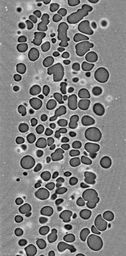
#> input picture ccf.tif, 126 x 256 px, shrunk from 363 x 738 before the run
$ jupyter execute --allow-errors Foam_Image_Treatment.ipynb
#> lines starting #> are read from the running program, lines starting #| are printed output that depends on the picture; after the words box and inside, x2 and y2 are one past the last pixel; in counts of white or black regions, pixels touching at a corner belong together
[cell 1]
# Image-based microstructure characterization of polymeric foam
# Section one : Image treatment and mesh generation
import numpy as np
import matplotlib.pyplot as plt
from matplotlib import cm
from scipy import ndimage
import os
import pandas as pd
from PIL import Image
from glob import glob

[cell 2]
# First Part : import CT image of polymeric foam
files = os.listdir("./")

if "ccf.tif" in files:
    print("Great, the file is found")
else:
    print("Sorry it is missing . Please retry !")

im = Image.open("ccf.tif")
#> im is the input picture: PIL image 126x256 L; min 0, max 252, mean 130.7

[cell 3]
## Part Two : Image treatment
# Step 1 Sve the image in to numpy array
PP=np.array(im)
fig = plt.figure("Gray scale foam image")
plt.imshow(PP, origin = "upper", cmap = cm.gray)
plt.colorbar()
plt.show()
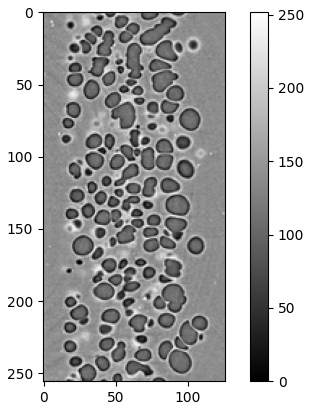
#> figure drawn by matplotlib, 2 panels

[cell 4]
## Step two : Otsu Thresholding of the image
from skimage import data
from skimage.filters import threshold_otsu
thresh = threshold_otsu(PP)
#> thresh = 115
binary = PP > thresh
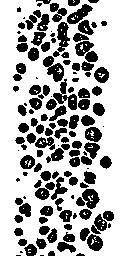
#> binary: shape (256, 126) bool; 70% white; 132 black regions (27 under 20 px), largest, box (x1, y1, x2, y2) and area: (53, 79, 77, 110) 292, (43, 56, 64, 82) 291, (75, 41, 98, 62) 278

fig, axes = plt.subplots(ncols=3, figsize=(20, 10))
ax = axes.ravel()
ax[0] = plt.subplot(1, 3, 1)
ax[1] = plt.subplot(1, 3, 2)
ax[2] = plt.subplot(1, 3, 3)

ax[0].imshow(PP, cmap=plt.cm.gray)
ax[0].set_title('Raw image')
ax[0].axis('off')

ax[1].hist(PP.ravel(), bins=256)
ax[1].set_title('Pixel Histogram')
ax[1].axvline(thresh, color='r')

ax[2].imshow(binary, cmap=plt.cm.gray)
ax[2].set_title('Binarized Image')
ax[2].axis('off')

plt.show()
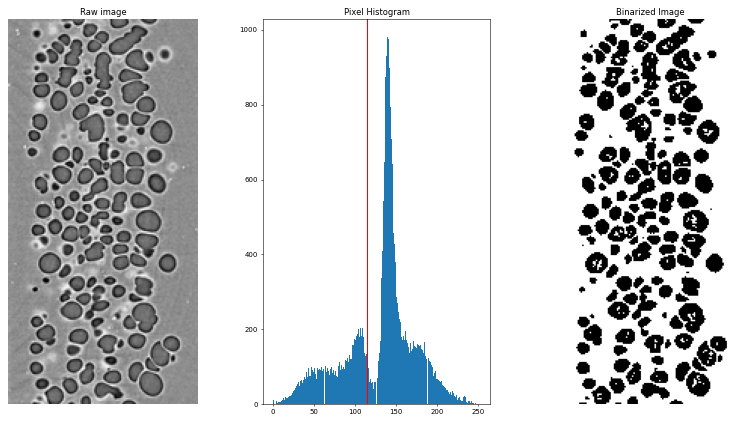
#> figure drawn by matplotlib, 3 panels; panel 2: tallest bar 980 high, from x = 138.8 to 139.8

[cell 5]
## Step Three : Image patching (fill holes and remove small spots)
from scipy import ndimage
from skimage.morphology import reconstruction
from skimage import morphology

filled = morphology.remove_small_objects(binary, 10000)
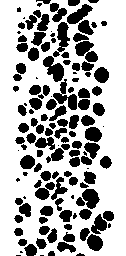
#> filled: shape (256, 126) bool; 69.1% white; 132 black regions (27 under 20 px), largest, box (x1, y1, x2, y2) and area: (43, 56, 64, 82) 309, (53, 79, 77, 110) 304, (75, 41, 98, 62) 298

fig, axes = plt.subplots(ncols=2, figsize=(10, 6))
ax = axes.ravel()
ax[0] = plt.subplot(1, 2, 1)
ax[1] = plt.subplot(1, 2, 2)

ax[0].imshow(binary, cmap=plt.cm.gray)
ax[0].set_title('Binary Image with holes')
ax[0].axis('off')

ax[1].imshow(filled,cmap=plt.cm.gray)
ax[1].set_title('Binary Image filled holes')
ax[1].axis('off')

plt.show()

[cell 6]
## Step Four : Pore size distribution

from scipy import ndimage

img = filled == 0

# 4 connected component
c=ndimage.generate_binary_structure(2,2)

# Label the pores
labels,n_labels = ndimage.label(img,structure = c)
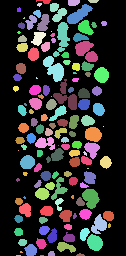
#> labels: shape (256, 126) int32; 133 distinct labels, from 0 to 132; one colour per label, 0 black
#> n_labels = 132

# Compute the size of each labeled pore
pore_size = ndimage.sum(img,labels,range(n_labels+1))[1:]
#> pore_size = 132 values, max 309 at index 28, min 1 at index 17, mean 75.58
n_bin = int(pore_size.max()-1000)
#> n_bin = -691


# Resolution of the image
pixel = 0.01 # 1 pixel = 0.01 mm
pore_size = pore_size*pixel**2
#> pore_size = 132 values, max 0.0309 at index 28, min 0.0001 at index 17, mean 0.00756

# Remove the pore with pixel size equal to 1
sz = (100*pixel**2, pore_size.max())
#> sz = (0.01, 0.0309)

# Generate the Histogram
his,bin_edge = np.histogram(pore_size,range = sz,bins = 20)
#> his = 20 values, max 7 at index 0, min 0 at index 3, mean 1.85; bin_edge = 21 values from 0.01 to 0.0309
interval = bin_edge[:-1]+bin_edge[1:]
#> interval = 20 values from 0.021 to 0.0608
x=0.5*interval
#> x = 20 values from 0.0105 to 0.0304
width = x[2] - x[1]
#> width = 0.00104

#Plot histogram
with plt.style.context('bmh'):
    plt.bar(x,his,width,color = 'b')
    plt.xlabel('Pore size (mm$^{2}$)')
    plt.ylabel('Number of Pores')
    plt.grid(False)
    plt.show()
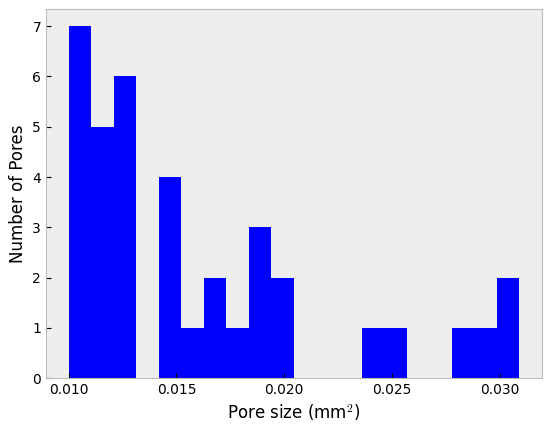
#> figure drawn by matplotlib, 1 panel; tallest bar 7 high, from x = 0.01 to 0.011


# Save the data
#> (the rest of this cell did not finish here and is left out)

[cell 7]
## Step five : Mesh generation based on Images
# Save image slices into 3d array
import glob
from PIL import Image

file_list = glob.glob('E:/Codes/CCF/' + '*.tif') # Please specify your file path
print(len(file_list))
foam_vol = []
for i in range(len(file_list)):
    img_foam = Image.open(file_list[i])
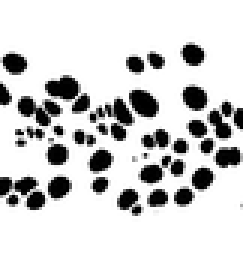
#> input picture CCF/CCF000.tif, 81 x 87 px, shrunk from 233 x 250 before the run (shown 3 times larger)
#> img_foam is the input picture: PIL image 81x87 RGB; min 0, max 255, mean 208.8
    numpydata = np.asarray(img_foam).astype(int)
    foam_vol.append(numpydata)

np.save("foam_all.npy", foam_vol)

[cell 8]
# 2D mesh generation
from nanomesh import Image
from nanomesh.data import nanopores3d
from nanomesh import Mesher2D

data = np.load('foam_all.npy')

#> (the rest of this cell did not finish here and is left out)

[cell 9]
### 3D mesh generation
from nanomesh import Image
from nanomesh.data import nanopores3d
from nanomesh import Mesher

data = np.load('foam_all.npy')

#> (the rest of this cell did not finish here and is left out)

[cell 10]
## Step six ： Constitutive equation calibration
# Non-linear curve fitting - Hyperelastic Constitutive Function : Neo-Hookean, Mooney Rivlin, Yeoh(N=3)
import pandas as pd
import math
from matplotlib import pyplot as plt
import numpy as np
import addcopyfighandler
import sympy as sym
from lmfit import Model, Parameters

#Parameters:
FileName = "data.xlsx"
ms = 10

#Symbols
X = sym.Symbol("X")
Y = sym.Symbol("Y")

#Functions:
def Neo(s,c):
    sigma = 2*c*(s-1/(s**2))
    return sigma

def Mooney(s,c1,c2):
    sigma = 2*c1*(s-1/(s**2))-2*c2*(1/(s**3)-1)
    return sigma

def Yeoh(s,c1,c2,c3):
    sigma = 2*c1*(s-1/(s**2))+4*c2*(s-1/(s**2))*((s**2)+2/s-3)+6*c3*(s-1/(s**2))*(((s**2)+2/s-3)**2)
    return sigma

def RMSRE(exp,sim):
    Q = (1/len(exp) * np.sum(np.divide(np.subtract(exp,sim),exp)**2))**(1/2)*100
    return Q

#Read the measurements
#> (the rest of this cell did not finish here and is left out)

[cell 11]
# Section two ： Morphological feature measurement
import numpy as np
import matplotlib.pyplot as plt
from skimage import morphology, transform, io
from skimage.measure import label
from scipy import ndimage
from scipy.signal import convolve
import napari

# Read image stack
def read_tiff_stack(file_path):
    im = io.imread(file_path)
    im = im > 0
    im = np.swapaxes(im, 0, 2)
    return im
# Extractio of skeleton
def skeletonize(im):
    skel = morphology.skeletonize_3d(im).astype('bool')
    return(skel)


def distance_transform(im):
    dt = ndimage.distance_transform_edt(im)
    return dt

# Thickness calculation
def calculate_thick(skel, dt, pixel_size):
    thick = skel * dt * 2 / skel.max()
    av = int(np.average(thick[thick>0]))
    av *= 2 # exclude edge pixels that are twice the average
    thick = thick[av:-av, av:-av, av:-av]
    thick = thick[thick>2]
    thick = thick * pixel_size
    return thick


def count_neighbors(skel):
    strel = np.ones((3, 3, 3))
    strel[1, 1, 1] = 0
    conv = convolve(skel, strel, mode='same')
    neighbors = np.round((conv * skel)).astype(np.uint8)
    return neighbors


def find_vertice(neighbors):
    vertice = neighbors > 2
    return vertice


def label_struts(neighbors):
    struts = neighbors < 3
    struts[neighbors == 0] = 0
    labels = label(struts, connectivity=3)
    return labels


def calculate_lengths(labels, pixel_size):
    lengths = np.bincount(labels.flatten())
    lengths[0] = 0 # filter background
    lengths = lengths[lengths>0]
    lengths = lengths * pixel_size
    return lengths

fpath = (r'E:\Codes/foam_opencell.tif')# Please specify your file path

im = read_tiff_stack(fpath)
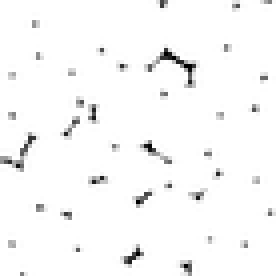
#> input picture foam_opencell.tif, 69 x 69 px, shrunk from 200 x 200 before the run, found by its file name (shown 4 times larger)
#> in read_tiff_stack, im is the input picture: shape (69, 69, 3); min 0, max 255, mean 248.5
#> in read_tiff_stack, `im = im > 0`:
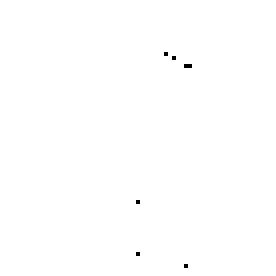
#> im: shape (69, 69, 3) bool (shown 4 times larger); 99.9% white; black in thin lines or dots, all inside (x1, y1, x2, y2) = (34, 13, 48, 67)

pixel_size = 0.1

# Skeletonization
skel = skeletonize(im)

# viewer = napari.view_image(skel, contrast_limits=[0, 1])

ax = plt.figure().add_subplot(projection='3d')
ax.voxels(skel)
plt.show()
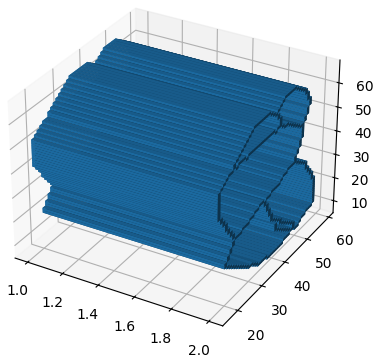
#> figure drawn by matplotlib, 1 panel
#Distance map
distance = distance_transform(im)

# Find neighbors: 26-connectivity
neighbors = count_neighbors(skel)

# Find vertex
nodes = find_vertice(neighbors)

# Label the struts
labels = label_struts(neighbors)

# Calculate length
lengths = calculate_lengths(labels * skel, pixel_size)
#> in calculate_lengths, `lengths = np.bincount(labels.flatten())`: lengths = [14054, 29, 35, 17, 17, 11, 12, 11, 9, 4, 25, 8, 8, 10, 33]
#> in calculate_lengths, `lengths = lengths[lengths>0]`: lengths = [29, 35, 17, 17, 11, 12, 11, 9, 4, 25, 8, 8, 10, 33]
#> in calculate_lengths, `lengths = lengths * pixel_size`: lengths = [2.9, 3.5, 1.7, 1.7, 1.1, 1.2, 1.1, 0.9, 0.4, 2.5, 0.8, 0.8, 1, 3.3]

# Calculate thickness
all_thick = calculate_thick(skel, distance, pixel_size)
#> in calculate_thick, `av = int(np.average(thick[thick>0]))`: av = 24
#> in calculate_thick, `av *= 2`: av = 48
#> in calculate_thick, `thick = thick[av:-av, av:-av, av:-av]`: thick = empty array
#> all_thick = empty array

# Save the result
def export(path):
    with open(path, 'w') as f:
        f.write('Average of all strut thickness: ')
        f.write(str(round(np.mean(all_thick),2)))
        f.write('\n')
        f.write('Average strut length (vertex to vertex) : ')
        f.write(str(round(np.mean(lengths), 2)))
        f.write('\n')
        f.write('\n\n\n')
        f.write('All thickness measurements')
        f.write('\n')
        f.write('\n'.join([str(round(i,2)) for i in all_thick]))
        f.write('\n\n')
        f.write('\n\n')
        f.write('All length measurements')
        f.write('\n')
        f.write('\n'.join([str(round(i,3)) for i in lengths]))
        f.write('\n\n')

wpath = (r'E:\Codes/result.txt') # Please specify your file path

export(wpath)
